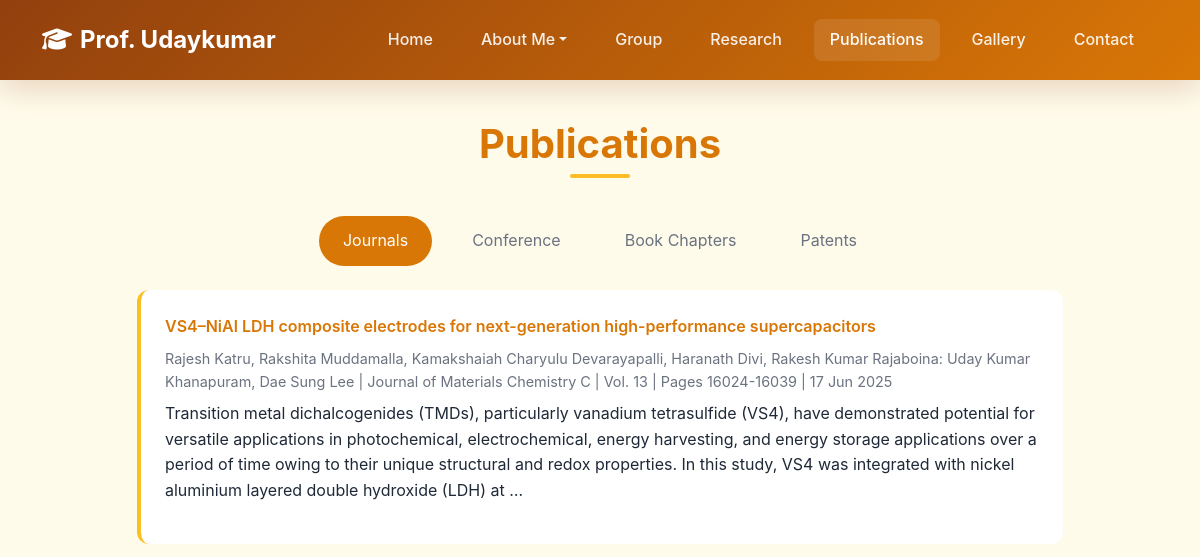
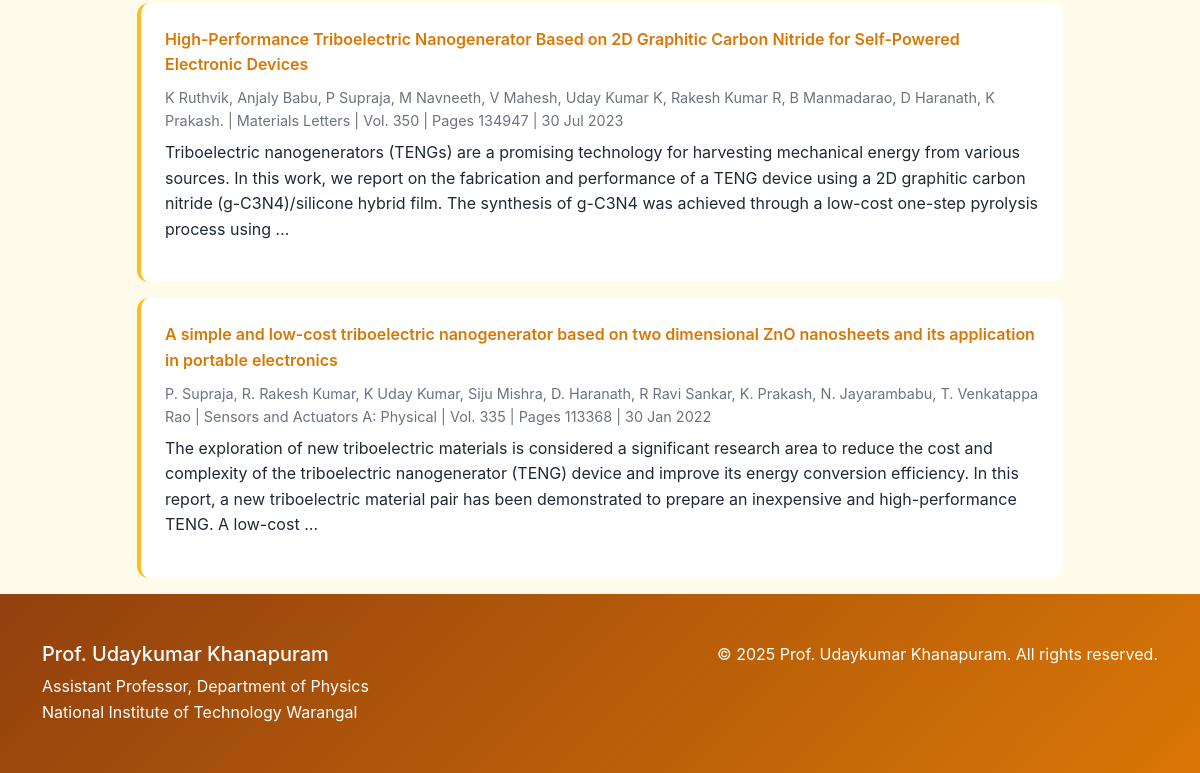
The app's page /publications/, older data (2 pictures, top to bottom).
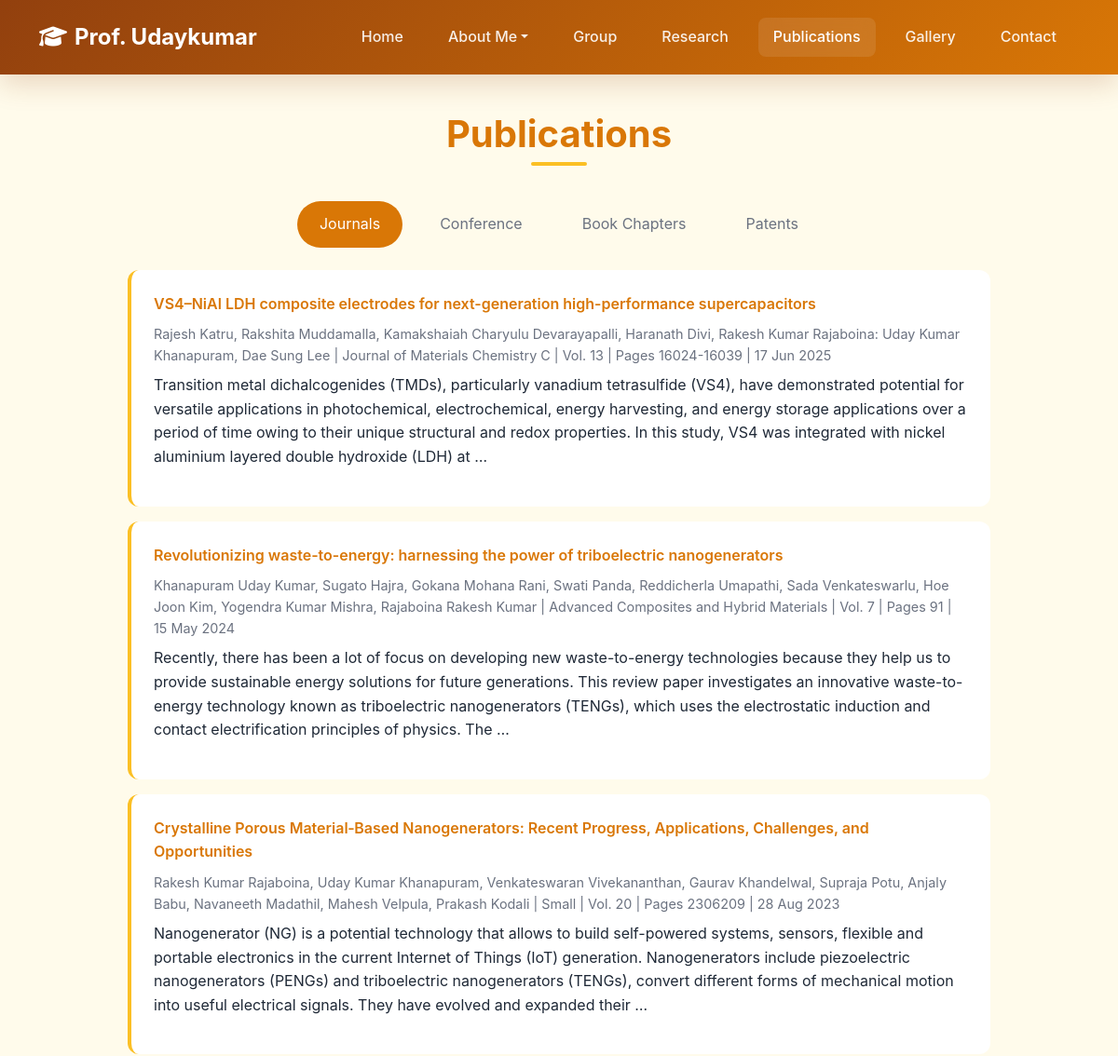
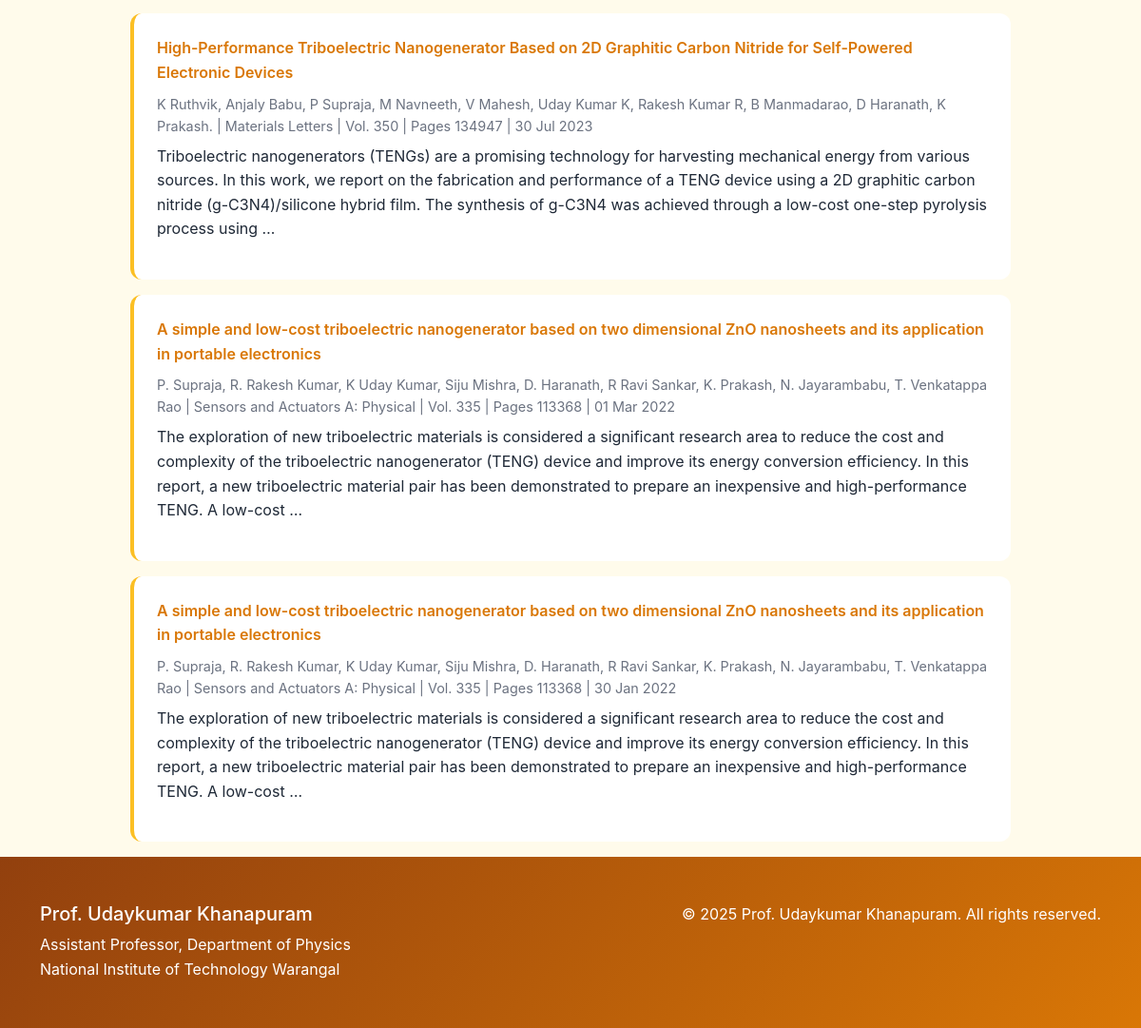
The same page, newer data (2 pictures, top to bottom).
### website/models.py (models this page shows, shortened)
class Publication(models.Model):
    CATEGORY_CHOICES = [
        ('journals', 'Journals'),
        ('conference', 'Conference'),
        ('book_chapters', 'Book Chapters'),
        ('patents', 'Patents'),
    ]
    title = models.CharField(max_length=500)
    authors = models.TextField()
    journal = models.CharField(max_length=200, blank=True)
    volume = models.CharField(max_length=50, blank=True)
    page_no = models.CharField(max_length=50, blank=True)
    publication_date = models.DateField(help_text="Publication date (Day/Month/Year)")
    description = models.TextField(blank=True)
    url = models.URLField(blank=True)
    publication_link = models.URLField(blank=True, help_text="Direct link to the publication")
    category = models.CharField(max_length=20, choices=CATEGORY_CHOICES, default='journals')
    created_at = models.DateTimeField(auto_now_add=True)
    class Meta:
        ordering = ['-publication_date', '-created_at']

### website/views.py (the view)
# urls.py: path('publications/', views.publications, name='publications'),
def publications(request):
    category = request.GET.get('category', 'journals')
    publications = Publication.objects.filter(category=category)
    categories = Publication.CATEGORY_CHOICES
    context = {
        'publications': publications,
        'categories': categories,
        'current_category': category
    }
    return render(request, 'publications.html', context)

### templates/publications.html (shortened to what this page needs)
{% extends 'base.html' %}
{% load static %}
{% block content %}
<div style="padding-top: 120px;">
    <div class="container">
        <h2 class="section-title">Publications</h2>
        <div class="row mb-4">
            <div class="col-12">
                <ul class="nav nav-pills justify-content-center" id="publicationTabs">
                    {% for category_key, category_name in categories %}
                    <li class="nav-item">
                        <a class="nav-link {% if current_category == category_key %}active{% endif %}"
                           href="?category={{ category_key }}">{{ category_name }}</a>
                    </li>
                    {% endfor %}
                </ul>
            </div>
        </div>
        <div class="row">
            <div class="col-lg-10 mx-auto">
                {% for publication in publications %}
                <div class="publication-item">
                    <div class="publication-title">
                        {% if publication.publication_link %}
                            <a href="{{ publication.publication_link }}" target="_blank" class="publication-link">
                                {{ publication.title }}
                            </a>
                        {% else %}
                            {{ publication.title }}
                        {% endif %}
                    </div>
                    <div class="publication-meta">
                        {{ publication.authors }} | {{ publication.journal }}
                        {% if publication.volume %} | Vol. {{ publication.volume }}{% endif %}
                        {% if publication.page_no %} | Pages {{ publication.page_no }}{% endif %}
                        | {{ publication.publication_date|date:"d M Y" }}
                    </div>
                    {% if publication.description %}
                        <p class="mt-2">{{ publication.description|truncatewords:50 }}</p>
                    {% endif %}
                </div>
                {% endfor %}
            </div>
        </div>
    </div>
</div>
{% endblock %}

Row changes from the older to the newer data that the page shows:
added Publication: title "Revolutionizing waste-to-energy: harnessing the power of triboelectric nanogenerators", authors "Khanapuram Uday Kumar, Sugato Hajra, Gokana Mohana Rani, Swati Panda, Reddicherla Umapathi, Sada Venkateswarlu, Hoe Joon Kim, Yogendra Kumar Mishra, Rajaboina Rakesh Kumar", journal "Advanced Composites and Hybrid Materials", volume "7", page_no "91", publication_date "15 May 2024", description "Recently, there has been a lot of focus on developing new waste-to-energy technologies because they help us to provide sustainable energy solutions for future generations. This review paper investigates an innovative waste-to-energy technology known as triboelectric nanogenerators (TENGs), which uses the electrostatic induction and contact electrification principles of physics. The …"
added Publication: title "Crystalline Porous Material‐Based Nanogenerators: Recent Progress, Applications, Challenges, and Opportunities", authors "Rakesh Kumar Rajaboina, Uday Kumar Khanapuram, Venkateswaran Vivekananthan, Gaurav Khandelwal, Supraja Potu, Anjaly Babu, Navaneeth Madathil, Mahesh Velpula, Prakash Kodali", journal "Small", volume "20", page_no "2306209", publication_date "28 Aug 2023", description "Nanogenerator (NG) is a potential technology that allows to build self-powered systems, sensors, flexible and portable electronics in the current Internet of Things (IoT) generation. Nanogenerators include piezoelectric nanogenerators (PENGs) and triboelectric nanogenerators (TENGs), convert different forms of mechanical motion into useful electrical signals. They have evolved and expanded their …"
added Publication: title "A simple and low-cost triboelectric nanogenerator based on two dimensional ZnO nanosheets and its application in portable electronics", authors "P. Supraja, R. Rakesh Kumar, K Uday Kumar, Siju Mishra, D. Haranath, R Ravi Sankar, K. Prakash, N. Jayarambabu, T. Venkatappa Rao", journal "Sensors and Actuators A: Physical", volume "335", page_no "113368", publication_date "01 Mar 2022", description "The exploration of new triboelectric materials is considered a significant research area to reduce the cost and complexity of the triboelectric nanogenerator (TENG) device and improve its energy conversion efficiency. In this report, a new triboelectric material pair has been demonstrated to prepare an inexpensive and high-performance TENG. A low-cost …"
